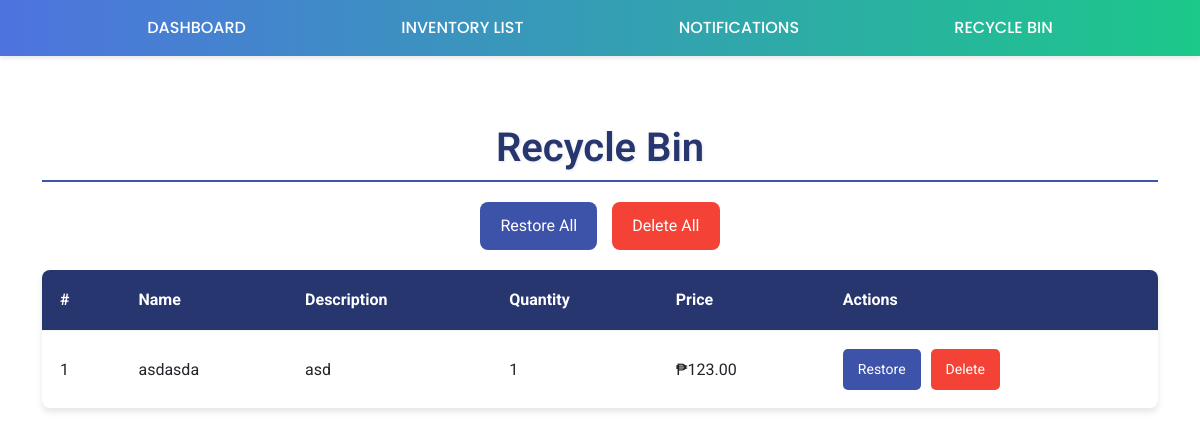
Page /recycle_bin/ on the earlier database version.
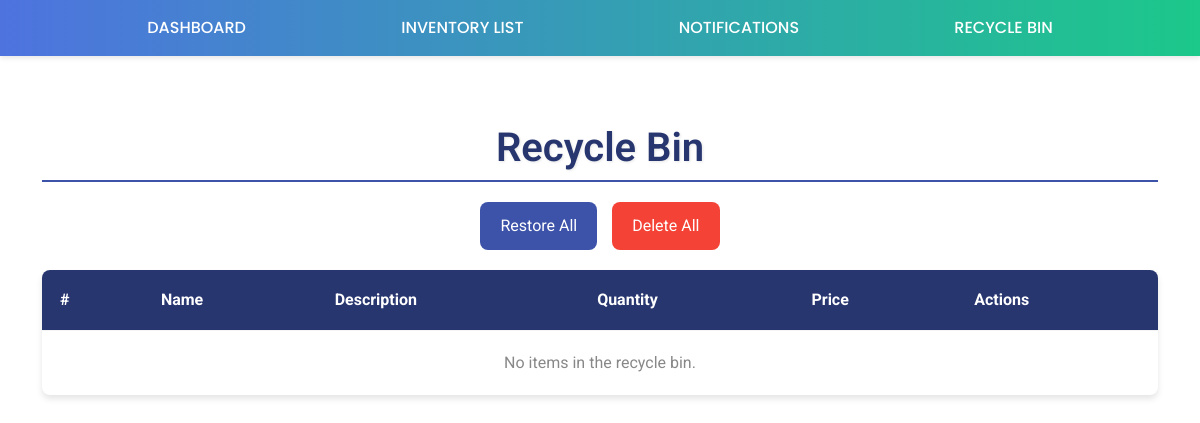
Same page on the later database version.
### sampleapp/models.py (models this page shows, shortened)
class Item(models.Model):
    name = models.CharField(max_length=100)
    description = models.TextField(blank=True, null=True)
    quantity = models.PositiveIntegerField()
    price = models.DecimalField(max_digits=10, decimal_places=2)
    added_on = models.DateTimeField(auto_now_add=True)
    modified_at = models.DateTimeField(auto_now=True)  # Automatically updated on change
    created_at = models.DateTimeField(auto_now_add=True)
    is_deleted = models.BooleanField(default=False)  # Soft delete flag

### sampleproject/views.py (the view)
# urls.py: path('recycle_bin/', recycle_bin, name='recycle_bin'),
def recycle_bin(request):
    deleted_items = Item.objects.filter(is_deleted=True)
    return render(request, 'recycle_bin.html', {'deleted_items': deleted_items})

### sampleapp/templates/recycle_bin.html (shortened to what this page needs)
{% extends 'base.html' %}
{% block content %}
<h1 class="page-title">Recycle Bin</h1>
<div class="recycle-header">
    <div class="recycle-actions">
        <a href="{% url 'restore_all_items' %}">Restore All</a>
        <a href="{% url 'delete_all_items' %}" style="background-color: #f44336;">Delete All</a>
    </div>
</div>
<table>
    <thead>
        <tr>
            <th>#</th>
            <th>Name</th>
            <th>Description</th>
            <th>Quantity</th>
            <th>Price</th>
            <th>Actions</th>
        </tr>
    </thead>
    <tbody>
        {% for item in deleted_items %}
        <tr>
            <td>{{ forloop.counter }}</td>
            <td>{{ item.name }}</td>
            <td>{{ item.description }}</td>
            <td>{{ item.quantity }}</td>
            <td>₱{{ item.price|floatformat:2 }}</td>
            <td>
                <div class="action-buttons">
                    <a href="{% url 'restore_item' item.id %}">Restore</a>
                    <a href="{% url 'permanently_delete_item' item.id %}" class="btn-delete">Delete</a>
                </div>
            </td>
        </tr>
        {% empty %}
        <tr>
            <td colspan="6" style="text-align: center; padding: 20px; color: #888;">
                No items in the recycle bin.
            </td>
        </tr>
        {% endfor %}
    </tbody>
</table>
{% endblock %}

Differences in the rows shown:
removed Item: name "asdasda", description "asd", quantity "1", price "123.00"
Other differences:
text now shown: "No items in the recycle bin."
